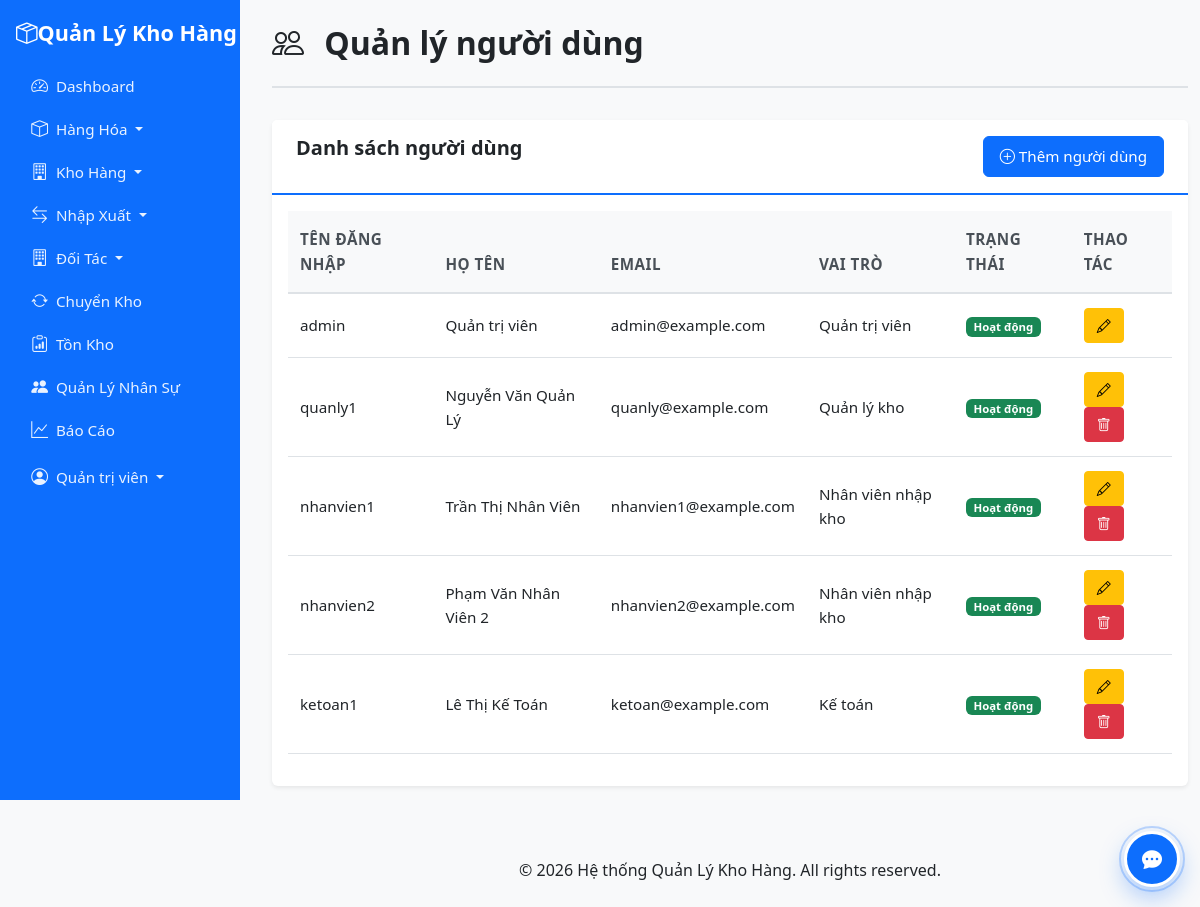
The app's page /modules/users/index.php (signed in) with its own data.
### tables this page shows
CREATE TABLE `users` (
  `id` int(11) NOT NULL,
  `username` varchar(50) NOT NULL,
  `password` varchar(255) NOT NULL,
  `full_name` varchar(100) NOT NULL,
  `email` varchar(100) DEFAULT NULL,
  `phone` varchar(20) DEFAULT NULL,
  `role` enum('admin','quanly_kho','nhanvien_nhapkho','ketoan') DEFAULT 'nhanvien_nhapkho',
  `status` tinyint(1) DEFAULT 1,
  `created_at` timestamp NOT NULL DEFAULT current_timestamp(),
  `updated_at` timestamp NOT NULL DEFAULT current_timestamp() ON UPDATE current_timestamp()
);

### modules/users/index.php (the view, shortened to what this page needs)
<?php
$db = getDB();
$stmt = $db->query("SELECT * FROM users ORDER BY created_at DESC");
$users = $stmt->fetchAll();
include '../../includes/header.php';
?>
<div class="container-fluid mt-4">
    <div class="page-header">
        <h1><i class="bi bi-people"></i> Quản lý người dùng</h1>
    </div>
    <div class="card">
        <div class="card-header d-flex justify-content-between">
            <h5 class="mb-0">Danh sách người dùng</h5>
            <a href="add.php" class="btn btn-primary">
                <i class="bi bi-plus-circle"></i> Thêm người dùng
            </a>
        </div>
        <div class="card-body">
            <div class="table-responsive">
                <table class="table">
                    <thead>
                        <tr>
                            <th>Tên đăng nhập</th>
                            <th>Họ tên</th>
                            <th>Email</th>
                            <th>Vai trò</th>
                            <th>Trạng thái</th>
                            <th>Thao tác</th>
                        </tr>
                    </thead>
                    <tbody>
                        <?php foreach ($users as $user): ?>
                        <tr>
                            <td><?php echo htmlspecialchars($user['username']); ?></td>
                            <td><?php echo htmlspecialchars($user['full_name']); ?></td>
                            <td><?php echo htmlspecialchars($user['email'] ?? ''); ?></td>
                            <td><?php echo ROLES[$user['role']] ?? $user['role']; ?></td>
                            <td>
                                <?php if ($user['status']): ?>
                                    <span class="badge bg-success">Hoạt động</span>
                                <?php else: ?>
                                    <span class="badge bg-danger">Khóa</span>
                                <?php endif; ?>
                            </td>
                            <td>
                                <a href="edit.php?id=<?php echo $user['id']; ?>" class="btn btn-sm btn-warning">
                                    <i class="bi bi-pencil"></i>
                                </a>
                                <?php if ($user['id'] != $_SESSION['user_id']): ?>
                                    <form method="POST" action="delete.php" class="d-inline" onsubmit="return confirm('Bạn có chắc chắn muốn xóa người dùng này?');">
                                        <button type="submit" class="btn btn-sm btn-danger">
                                            <i class="bi bi-trash"></i>
                                        </button>
                                    </form>
                                <?php endif; ?>
                            </td>
                        </tr>
                        <?php endforeach; ?>
                    </tbody>
                </table>
            </div>
        </div>
    </div>
</div>
<?php include '../../includes/footer.php'; ?>

### assets/css/style.css (style rules this page uses)
:root { --primary-color: #0d6efd; --secondary-color: #6c757d; --success-color: #198754; --danger-color: #dc3545; --warning-color: #ffc107; --info-color: #0dcaf0; }
body { font-family: 'Segoe UI', Tahoma, Geneva, Verdana, sans-serif; background-color: #f8f9fa; font-size: 1rem; line-height: 1.6; }
@media (min-width: 992px) { body.has-sidebar { padding-left: 260px; } }
.card { border: none; box-shadow: 0 0.125rem 0.25rem rgba(0, 0, 0, 0.075); margin-bottom: 1.5rem; }
.card-header { background-color: #fff; border-bottom: 2px solid var(--primary-color); font-weight: 600; font-size: 1.1rem; padding: 1rem 1.5rem; }
.card-header h5 { font-size: 1.25rem; font-weight: 600; margin: 0; }
.table { background-color: #fff; }
.table thead th { background-color: #f8f9fa; border-bottom: 2px solid #dee2e6; font-weight: 600; font-size: 0.95rem; padding: 1rem 0.75rem; text-transform: uppercase; letter-spacing: 0.5px; color: #495057; }
.table tbody td { padding: 0.875rem 0.75rem; font-size: 0.95rem; vertical-align: middle; }
.badge { padding: 0.35em 0.65em; }
.page-header { margin-bottom: 2rem; padding-bottom: 1rem; border-bottom: 2px solid #dee2e6; }
.page-header h1 { margin-bottom: 0.5rem; font-size: 2rem; font-weight: 600; color: #212529; }
.page-header h1 i { margin-right: 0.75rem; font-size: 2rem; }
h1, h2, h3, h4, h5, h6 { font-weight: 600; color: #212529; }
h1 { font-size: 2rem; }
h5 { font-size: 1.1rem; }
.btn { font-weight: 500; padding: 0.5rem 1rem; font-size: 0.95rem; }
.btn-sm { padding: 0.375rem 0.75rem; font-size: 0.875rem; }

### records on screen
users: username "admin", full_name "Quản trị viên", email "admin@example.com", role "Quản trị viên", status "Hoạt động"
users: username "quanly1", full_name "Nguyễn Văn Quản Lý", email "quanly@example.com", role "Quản lý kho", status "Hoạt động"
users: username "nhanvien1", full_name "Trần Thị Nhân Viên", email "nhanvien1@example.com", role "Nhân viên nhập kho", status "Hoạt động"
users: username "nhanvien2", full_name "Phạm Văn Nhân Viên 2", email "nhanvien2@example.com", role "Nhân viên nhập kho", status "Hoạt động"
users: username "ketoan1", full_name "Lê Thị Kế Toán", email "ketoan@example.com", role "Kế toán", status "Hoạt động"

### other values on screen
$_SESSION['full_name'] "Quản trị viên"
